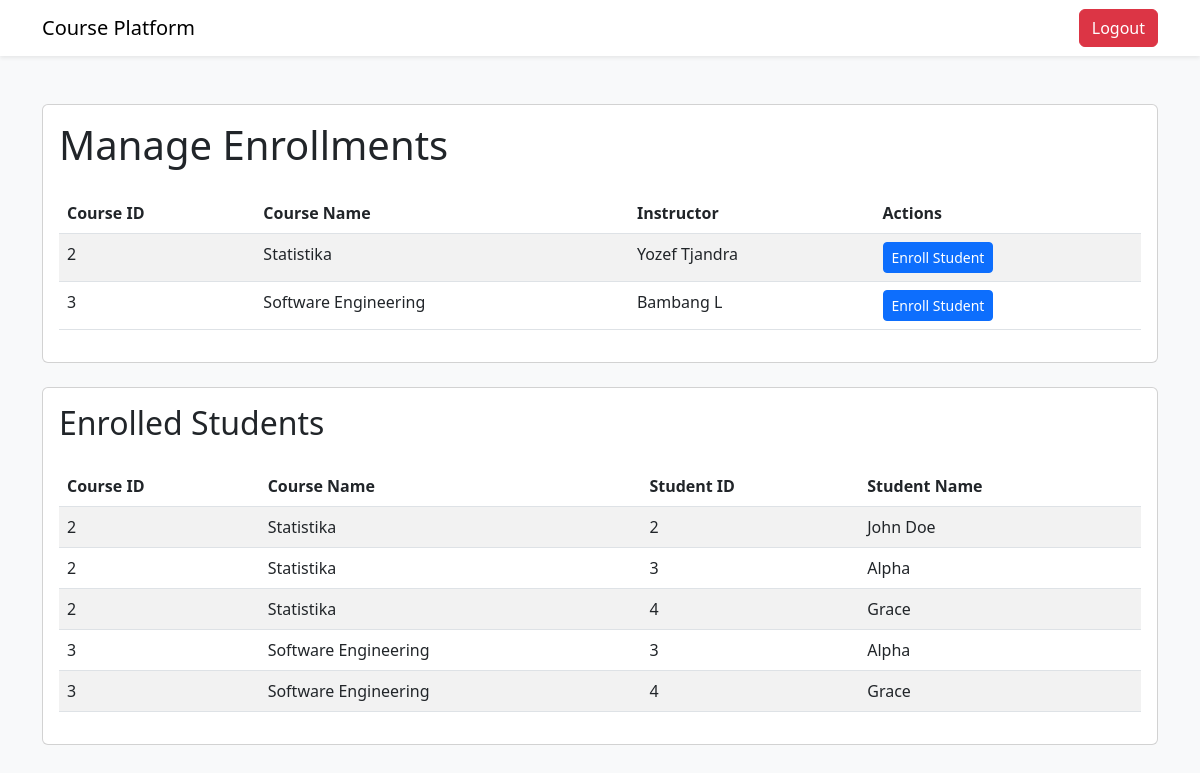
The app's page /admin/manage-enrollments (signed in), older data.
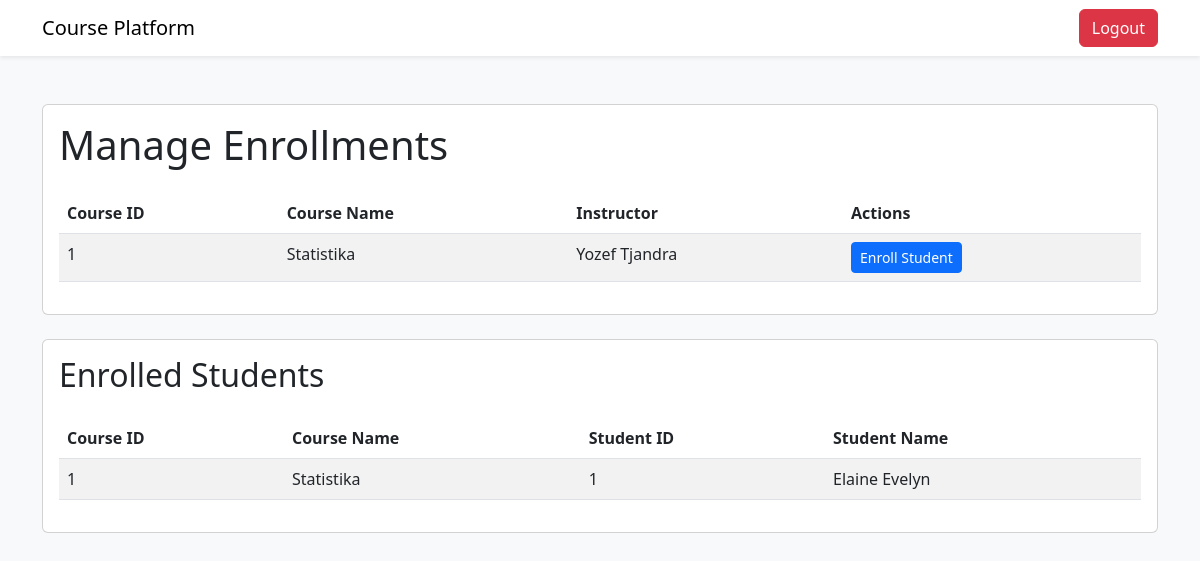
The same page, newer data.
### tables this page shows
CREATE TABLE kursus (
                id_kursus INTEGER PRIMARY KEY AUTOINCREMENT,
                id_instruktur INTEGER,
                nama_kursus TEXT NOT NULL,
                harga_kursus INT NOT NULL,
                FOREIGN KEY (id_instruktur) REFERENCES instruktur(id_instruktur)
            );

CREATE TABLE instruktur (
                id_instruktur INTEGER PRIMARY KEY AUTOINCREMENT,
                nama_instruktur TEXT NOT NULL,
                email TEXT NOT NULL,
                password TEXT NOT NULL
            );

CREATE TABLE peserta (
                id_peserta INTEGER PRIMARY KEY AUTOINCREMENT,
                email TEXT NOT NULL,
                nama_peserta TEXT NOT NULL,
                password TEXT NOT NULL,
                no_telpon TEXT NOT NULL,
                alamat TEXT NOT NULL,
                kota TEXT NOT NULL,
                provinsi TEXT NOT NULL,
                kode_pos INT NOT NULL,
                negara TEXT NOT NULL
            );

### features/auth.py (the view)
    def manage_enrollments(self):
        if not session.get('email') and session.get('role') != 'admin':
            return redirect('/login_admin')
        courses = query_db('SELECT * FROM kursus INNER JOIN instruktur ON kursus.id_instruktur = instruktur.id_instruktur')
        enrollments = query_db('''
            SELECT p.id_peserta, p.nama_peserta, k.id_kursus, k.nama_kursus
            FROM peserta_has_kursus pk
            JOIN peserta p ON pk.id_peserta = p.id_peserta
            JOIN kursus k ON pk.id_kursus = k.id_kursus
            ORDER BY k.id_kursus, p.id_peserta
        ''')
        return render_template('manage_enrollments_page.html', courses=courses, enrollments=enrollments)

### database.py (called while the page is built)
def get_db():
    db = getattr(g, '_database', None)
    if db is None:
        db = g._database = sqlite3.connect(DATABASE)
        db.row_factory = sqlite3.Row
    return db

def query_db(query, args=(), one=False):
    cur = get_db().execute(query, args)
    rv = cur.fetchall()
    cur.close()
    get_db().commit()
    return (rv[0] if rv else None) if one else rv

### templates/manage_enrollments_page.html (shortened to what this page needs)
<!DOCTYPE html>
<html lang="en">
<head>
    <link href="https://cdn.jsdelivr.net/npm/bootstrap@5.3.0/dist/css/bootstrap.min.css" rel="stylesheet">
</head>
<body class="bg-light">
    <nav class="navbar navbar-expand-lg navbar-light bg-white shadow-sm">
        <div class="container">
            <a class="navbar-brand" href="/admin">Course Platform</a>
            <div class="d-flex">
                <a href="/logout" class="btn btn-danger">Logout</a>
            </div>
        </div>
    </nav>
    <div class="container py-5">
        <div class="card mb-4">
            <div class="card-body">
                <h1 class="card-title mb-4">Manage Enrollments</h1>
                <table class="table table-striped">
                    <thead>
                        <tr>
                            <th>Course ID</th>
                            <th>Course Name</th>
                            <th>Instructor</th>
                            <th>Actions</th>
                        </tr>
                    </thead>
                    <tbody>
                        {% for course in courses %}
                        <tr>
                            <td>{{ course.id_kursus }}</td>
                            <td>{{ course.nama_kursus }}</td>
                            <td>{{ course.nama_instruktur }}</td>
                            <td>
                                <a href="/admin/enroll-student/{{ course.id_kursus }}"
                                    class="btn btn-sm btn-primary">Enroll Student</a>
                            </td>
                        </tr>
                        {% endfor %}
                    </tbody>
                </table>
            </div>
        </div>
        <div class="card">
            <div class="card-body">
                <h2 class="card-title mb-4">Enrolled Students</h2>
                <table class="table table-striped">
                    <thead>
                        <tr>
                            <th>Course ID</th>
                            <th>Course Name</th>
                            <th>Student ID</th>
                            <th>Student Name</th>
                        </tr>
                    </thead>
                    <tbody>
                        {% for enrollment in enrollments %}
                        <tr>
                            <td>{{ enrollment.id_kursus }}</td>
                            <td>{{ enrollment.nama_kursus }}</td>
                            <td>{{ enrollment.id_peserta }}</td>
                            <td>{{ enrollment.nama_peserta }}</td>
                        </tr>
                        {% endfor %}
                    </tbody>
                </table>
            </div>
        </div>
    </div>
</body>
</html>

Row changes from the older to the newer data that the page shows:
removed kursus: id_kursus "2", nama_kursus "Statistika", nama_instruktur "Yozef Tjandra"
removed kursus: id_kursus "3", nama_kursus "Software Engineering", nama_instruktur "Bambang L"
removed peserta: id_kursus "2", nama_kursus "Statistika", id_peserta "2", nama_peserta "John Doe"
removed peserta: id_kursus "2", nama_kursus "Statistika", id_peserta "3", nama_peserta "Alpha", id_kursus "3", nama_kursus "Software Engineering"
removed peserta: id_kursus "2", nama_kursus "Statistika", id_peserta "4", nama_peserta "Grace", id_kursus "3", nama_kursus "Software Engineering"
added kursus: id_kursus "1", nama_kursus "Statistika", nama_instruktur "Yozef Tjandra"
added peserta: id_kursus "1", nama_kursus "Statistika", id_peserta "1", nama_peserta "Elaine Evelyn"
